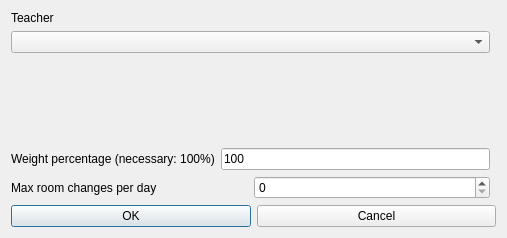
<?xml version="1.0" encoding="UTF-8"?>
<ui version="4.0">
 <class>ModifyConstraintTeacherMaxRoomChangesPerDayForm_template</class>
 <widget class="QDialog" name="ModifyConstraintTeacherMaxRoomChangesPerDayForm_template">
  <property name="geometry">
   <rect>
    <x>0</x>
    <y>0</y>
    <width>507</width>
    <height>238</height>
   </rect>
  </property>
  <property name="windowTitle">
   <string extracomment="This is the title of the dialog to modify a constraint of this type">Modify teacher max room changes per day</string>
  </property>
  <layout class="QGridLayout">
   <item row="0" column="0">
    <layout class="QVBoxLayout">
     <item>
      <widget class="QLabel" name="studentsTextLabel">
       <property name="frameShape">
        <enum>QFrame::NoFrame</enum>
       </property>
       <property name="frameShadow">
        <enum>QFrame::Plain</enum>
       </property>
       <property name="text">
        <string>Teacher</string>
       </property>
       <property name="wordWrap">
        <bool>false</bool>
       </property>
      </widget>
     </item>
     <item>
      <widget class="QComboBox" name="teachersComboBox">
       <property name="editable">
        <bool>false</bool>
       </property>
       <property name="insertPolicy">
        <enum>QComboBox::NoInsert</enum>
       </property>
       <property name="duplicatesEnabled">
        <bool>false</bool>
       </property>
      </widget>
     </item>
    </layout>
   </item>
   <item row="1" column="0">
    <spacer name="spacer2">
     <property name="orientation">
      <enum>Qt::Vertical</enum>
     </property>
     <property name="sizeType">
      <enum>QSizePolicy::Expanding</enum>
     </property>
     <property name="sizeHint" stdset="0">
      <size>
       <width>20</width>
       <height>41</height>
      </size>
     </property>
    </spacer>
   </item>
   <item row="2" column="0">
    <layout class="QHBoxLayout">
     <item>
      <widget class="QLabel" name="weightTextLabel">
       <property name="frameShape">
        <enum>QFrame::NoFrame</enum>
       </property>
       <property name="frameShadow">
        <enum>QFrame::Plain</enum>
       </property>
       <property name="text">
        <string>Weight percentage (necessary: 100%)</string>
       </property>
       <property name="wordWrap">
        <bool>false</bool>
       </property>
      </widget>
     </item>
     <item>
      <widget class="QLineEdit" name="weightLineEdit">
       <property name="text">
        <string notr="true">100</string>
       </property>
      </widget>
     </item>
    </layout>
   </item>
   <item row="4" column="0" colspan="2">
    <layout class="QHBoxLayout">
     <item>
      <widget class="QPushButton" name="okPushButton">
       <property name="text">
        <string>OK</string>
       </property>
      </widget>
     </item>
     <item>
      <widget class="QPushButton" name="cancelPushButton">
       <property name="text">
        <string>Cancel</string>
       </property>
      </widget>
     </item>
    </layout>
   </item>
   <item row="3" column="0">
    <layout class="QHBoxLayout">
     <item>
      <widget class="QLabel" name="textLabel">
       <property name="text">
        <string>Max room changes per day</string>
       </property>
       <property name="wordWrap">
        <bool>false</bool>
       </property>
      </widget>
     </item>
     <item>
      <widget class="QSpinBox" name="maxChangesSpinBox"/>
     </item>
    </layout>
   </item>
  </layout>
 </widget>
 <layoutdefault spacing="6" margin="11"/>
 <resources/>
 <connections/>
</ui>
